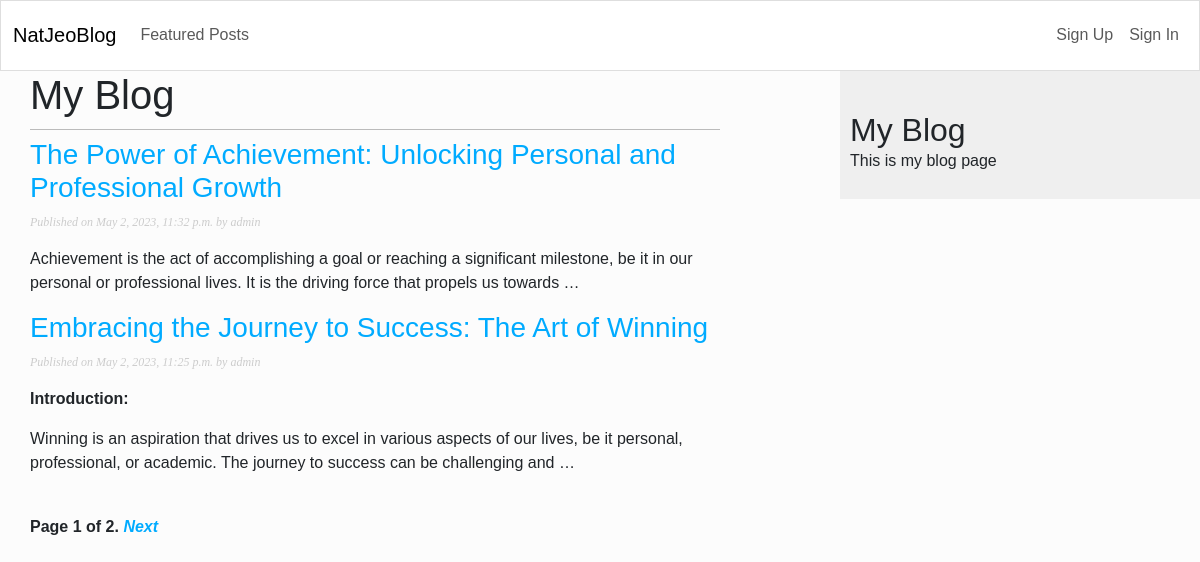
Screenshot of /blog/ with the database file from the repository.
### blog/models.py (models this page shows, shortened)
class Post(models.Model):
    class Status(models.TextChoices):
        DRAFT = 'DF', 'Draft'
        PUBLISHED = 'PD', 'Published'
    title = models.CharField(max_length=255)
    slug = models.SlugField(max_length=255, unique_for_date='publish')
    author = models.ForeignKey(User, on_delete=models.CASCADE, related_name='blog_posts')
    image = image = models.FileField(blank=True, null=True, upload_to='images/')
    body = RichTextField(blank=True, null=True)
    publish = models.DateTimeField(default=timezone.now)
    created = models.DateTimeField(auto_now=True)
    updated = models.DateTimeField(auto_now=True)
    status = models.CharField(max_length=2,
                                     choices=Status.choices,
                                     default=Status.DRAFT)
    objects = models.Manager()          # the default manager
    published = PublishedManager()      # my defined manager
    class Meta:
        ordering = ['-publish']
        indexes = [
            models.Index(fields =['-publish']),
        ]
    def get_absolute_url(self):
        return reverse('blog:postDetails', args=[self.publish.year,
                                              self.publish.month,
                                              self.publish.day,
                                              self.slug])

### blog/views.py (the view)
# urls.py: path('', views.postList, name='postList'),
def postList(request):
    postList = Post.published.all()
    paginator = Paginator(postList, 2)
    page_number = request.GET.get('page', 1)
    try:
        posts = paginator.page(page_number)
    except PageNotAnInteger:
        posts = paginator.page(1)
    except EmptyPage:
        posts = paginator.page(paginator.num_pages)
    return render(request,
                  'blog/post/postList.html',
                  {'posts': posts})

### blog/models.py (called while the page is built)
    def get_queryset(self):
        return super().get_queryset()\
            .filter(status=Post.Status.PUBLISHED)

### blog/templates/blog/post/postList.html (shortened to what this page needs)
{% extends 'blog/base.html' %}
{% block content %}
    <h1> My Blog</h1>
    {% for post in posts  %}
        <h3>
            <a href="{{ post.get_absolute_url }}">
                {{ post.title }}
            </a>
        </h3>
        <P class="date">
            Published on {{ post.publish }} by {{ post.author }}
        </p>
            {{ post.body | truncatewords_html:30 | safe | linebreaks }}
    {% endfor %}
    {% include 'blog/pagination.html' with page=posts %}
{% endblock content %}

### blog/static/css/blog.css (style rules this page uses)
body { margin:0; padding:0; font-family:helvetica, sans-serif; }
a { color:#00abff; text-decoration:none; }
h1 { font-weight:normal; border-bottom:1px solid #bbb; padding:0 0 10px 0; }
p.date { color:#ccc; font-family: georgia, serif; font-size: 12px; font-style: italic; }

### rows the page displays
Post: title "The Power of Achievement: Unlocking Personal and Professional Growth", publish "May 2, 2023, 11:32 p.m.", author "admin", body "Achievement is the act of accomplishing a goal or reaching a significant milestone, be it in our personal or professional lives. It is the driving force that propels us towards …"
Post: title "Embracing the Journey to Success: The Art of Winning", publish "May 2, 2023, 11:25 p.m.", author "admin", body "Introduction: Winning is an aspiration that drives us to excel in various aspects of our lives, be it personal, professional, or academic. The journey to success can be challenging and …"

### other values shown
{{ page.number }} "1"
{{ page.paginator.num_pages }} "2"
